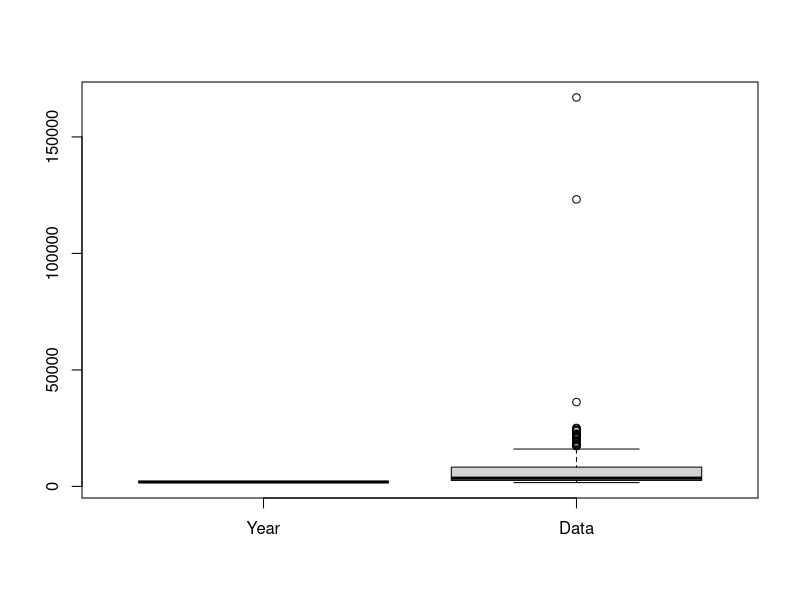

The R source for this figure:
## ---- chunk 1
knitr::opts_chunk$set(echo = TRUE)
## ---- chunk 2
library(readxl)
## ---- chunk 3
NL <- read_excel("data/Netherlands_GDPperCapita_TerritorialRef_1946_2012_CCode_528(1).xlsx")
## ---- chunk 4
str(NL)
summary(NL)
head(NL)
## ---- chunk 5
library(dplyr)
NLclean <- NL %>%
            mutate(Data = as.numeric(Data)) %>%
            select(4,5)

str(NLclean)
summary(NLclean)
head(NLclean)

## ---- chunk 6
NLomit <- na.omit(NLclean)
summary(NLomit)

## ---- chunk 7
p1 <- boxplot(NLclean)

p1

## ---- chunk 8
library(zoo)
## ---- chunk 9
NLfull <- na.locf(NLclean)
summary(NLclean)
summary(NLfull)

